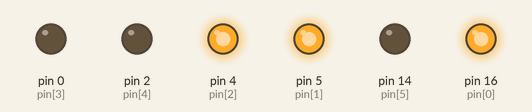
Simulated run of this sketch. Board: Arduino Uno, built with avr-gcc and run on an emulated ATmega328P. Parts: output pins drawn as LEDs (lit = HIGH).

Above: at 0.1 s.
At 6.1 s:
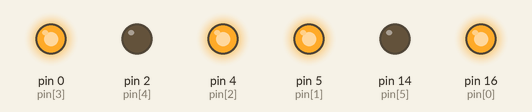
At 10.1 s:
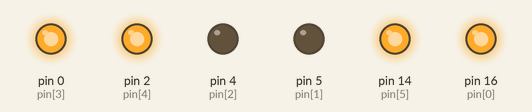
At 19.1 s:
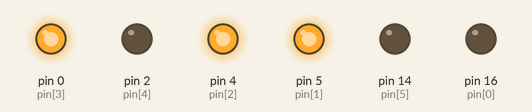
At 29.1 s:
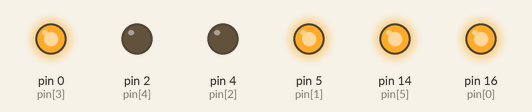
At 39.1 s:
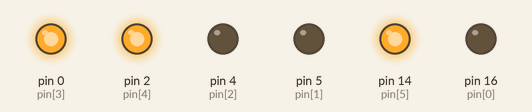
Timing chart, 0 to 40.0 s (numbered marks = the images above):
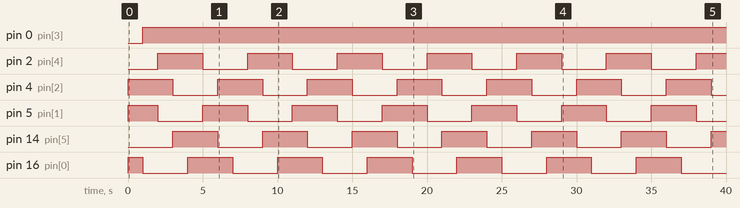

Measured:
- by itself, pin 0 (pin[3]): LOW → HIGH at 1.0 s
- by itself, pin 2 (pin[4]), pin 4 (pin[2]), pin 14 (pin[5]): alternates HIGH for 3.0 s and LOW for 3.0 s
- by itself, pin 5 (pin[1]), pin 16 (pin[0]): repeats every 6.0 s: LOW 3.0 s, HIGH 3.0 s

The sketch:

three_led.ino
```cpp
int pin[] = {16,5,4,0,2,14};
int numPin = 6;
int pinOnIndex = 0;
int countLed = 3;

void setup() {
  for(int i=0;i<numPin;i++){
    pinMode(pin[i],OUTPUT);
  }
}

void loop() {
  for (int i=0;i<numPin;i++){
    if(i==pinOnIndex){
        if(i==(numPin-2)){
          int tempLed = i;
          for (int j=0;j<countLed;j++){
              if (j==2){
                digitalWrite(pin[0],HIGH);
            }
            digitalWrite(pin[i+j],HIGH);
          }
        }else if(i== (numPin-1)){
            for (int j=0;j<countLed;j++){
              if (j==2){
                for (int k=0;k<2;k++){
                  digitalWrite(pin[k],HIGH);
                }
            }
              digitalWrite(pin[i+j],HIGH);

          }
        }else{
           for (int j=0;j<countLed;j++){
              digitalWrite(pin[j+i],HIGH);
          }
        }
    }
 }
 delay(1000);
 pinOnIndex = pinOnIndex+1;

int ledOff = pinOnIndex - 1;
digitalWrite(pin[ledOff],LOW);

 if(pinOnIndex>=numPin){
  pinOnIndex = 0;
 }

}
```
